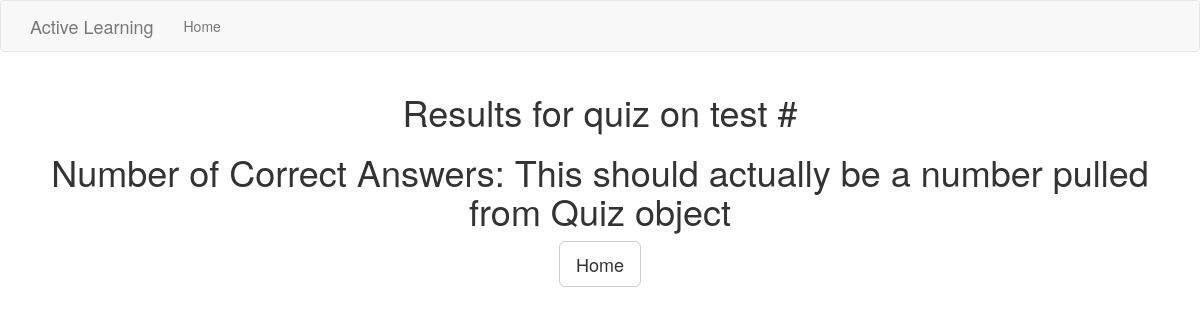
The page /test_results?test_id=39 on the database as committed earlier.
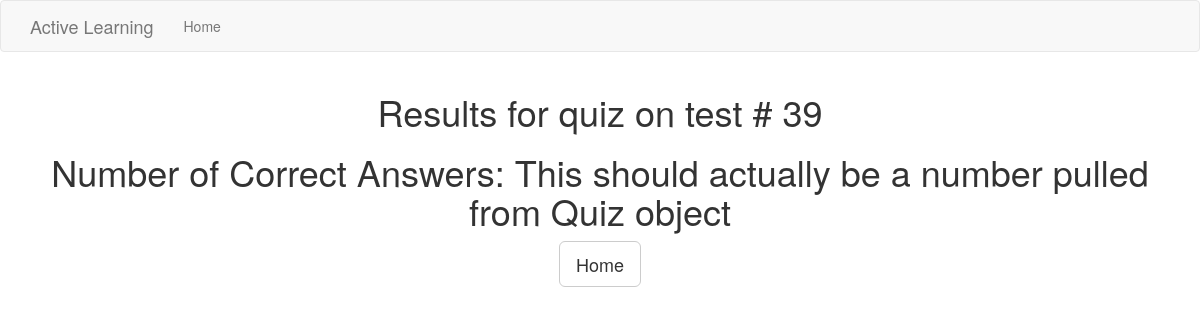
The same page on the database as committed later.
### app/models.py (models this page shows, shortened)
class Test(db.Model):
    __tablename__ = 'test'
    id = db.Column(db.Integer, primary_key = True)
    correct_answers = db.Column(db.Integer)
    bin_id = db.Column(db.Integer, db.ForeignKey('bin.id'))

### app/routes.py (the view)
@app.route('/test_results')
def test_results():
	test_id = request.args.get('test_id')
	return(test_results_controller(test_id))

### app/test_results_controller.py (called while the page is built)
def test_results_controller(test_id):
	test = Test.query.filter_by(id = test_id).first()
	correct_answers = 'This should actually be a number pulled from Quiz object'
	return(render_template('test_results.html', title='Test Resluts', test=test, correct_answers=correct_answers))

### app/templates/test_results.html
{% extends "base.html" %}
{% import 'bootstrap/wtf.html' as wtf %}
{% block content %}
<h1 align="center">Results for quiz on test # {{test.id}}</h1>
<h1 align="center">Number of Correct Answers: {{correct_answers}}</h1>
  <p align="center">
    <a class="btn btn-lg btn-default" id="quizButton" href="{{ url_for('index') }}">Home</a>
  </p>
{% endblock %}

### app/templates/base.html (shortened to what this page needs)
{% extends 'bootstrap/base.html' %}
{% block navbar %}
  <nav class="navbar navbar-default">
    <div class="container">
            <div class="navbar-header">
                <a class="navbar-brand" href="{{ url_for('index') }}">Active Learning</a>
      </div>
  <div class="collapse navbar-collapse" id="bs-example-navbar-collapse-1">
      <ul class="nav navbar-nav">
        <li><a href="{{ url_for('index') }}">Home</a></li>
      </ul>
	</nav>
<div class="container">
{% endblock %}

Rows that differ between the two databases and show on the page:
added Test: id "39"
